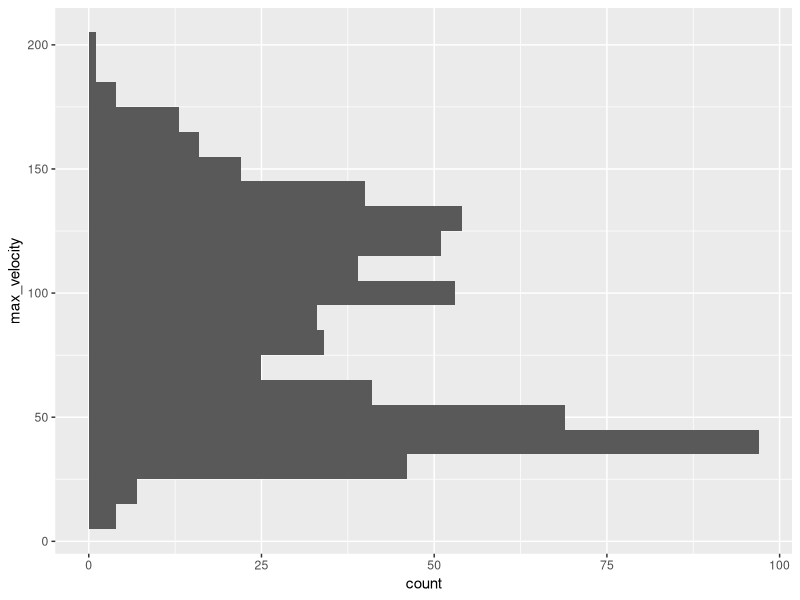
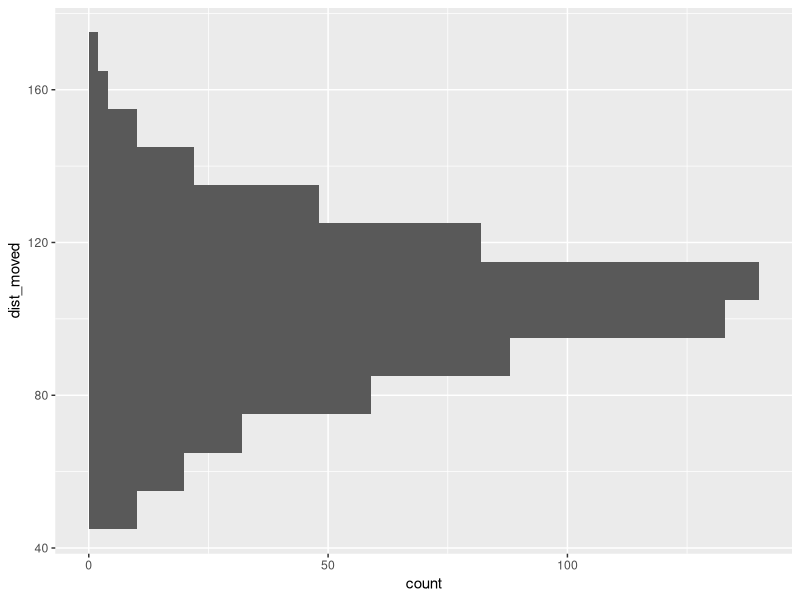

Reproduce these figures in R, in order.
## ---- chunk 1

library(tidyverse)
library(dplyr)

## ---- chunk 2
Startle_per_20s <- read_csv("Startle_Trial_Stat_per_20s.csv")

## ---- chunk 3

 colnames(Startle_per_20s)[
     colnames(Startle_per_20s) == "Selection Result"
] <- "selection_result"

colnames(Startle_per_20s)[
     colnames(Startle_per_20s) == "Velocity...6"
   ] <- "max_velocity"

 colnames(Startle_per_20s)[
     colnames(Startle_per_20s) == "Distance moved 2"
] <- "dist_moved"


colnames(Startle_per_20s)[
     colnames(Startle_per_20s) == "Time bin"
     ] <- "time_bin"
## ---- chunk 4
class(Startle_per_20s$selection_result)
## ---- chunk 5
Startle_per_20s$selection_result <-
  as.factor(Startle_per_20s$selection_result)
class(Startle_per_20s$selection_result)
## ---- chunk 6
class(Startle_per_20s$max_velocity)

## ---- chunk 7
Startle_per_20s$max_velocity <-
    as.numeric(Startle_per_20s$max_velocity)
class(Startle_per_20s$max_velocity)



sum(is.na(Startle_per_20s$max_velocity))
## ---- chunk 8
class(Startle_per_20s$time_bin)
## ---- chunk 9
class(Startle_per_20s$dist_moved)

## ---- chunk 10
Startle_per_20s$dist_moved <- 
  as.numeric(Startle_per_20s$dist_moved)

class(Startle_per_20s$dist_moved)

sum(is.na(Startle_per_20s$dist_moved))
## ---- chunk 11
Startle_per_20s <- Startle_per_20s %>% filter(!is.na(max_velocity))
## ---- chunk 12
ggplot(
     data = subset(Startle_per_20s),
     aes (y = max_velocity)
 ) +
  geom_histogram(binwidth=10
                 )

## ---- chunk 13
ggplot(data=subset(Startle_per_20s), 
       aes(y=dist_moved)
)+
  geom_histogram(binwidth=10)
       
## ---- chunk 14
max_velocity_per_20s <- Startle_per_20s %>%
  group_by(Trial, Arena) %>%
  slice_min(`time_bin`, n = 1, with_ties = FALSE) %>%
  ungroup()

nrow(max_velocity_per_20s)
view(max_velocity_per_20s)
## ---- chunk 15
total_dist_moved <- Startle_per_20s %>%
  group_by(Trial,Arena) %>%
  summarise(across(where(is.numeric),~sum(.x,na.rm=TRUE)),
  .groups = "drop"
  )

view(total_dist_moved)

## ---- chunk 16
saveRDS(max_velocity_per_20s,"max_velocity_per_20s.rds")
saveRDS(total_dist_moved,"total_dist_moved.rds")
